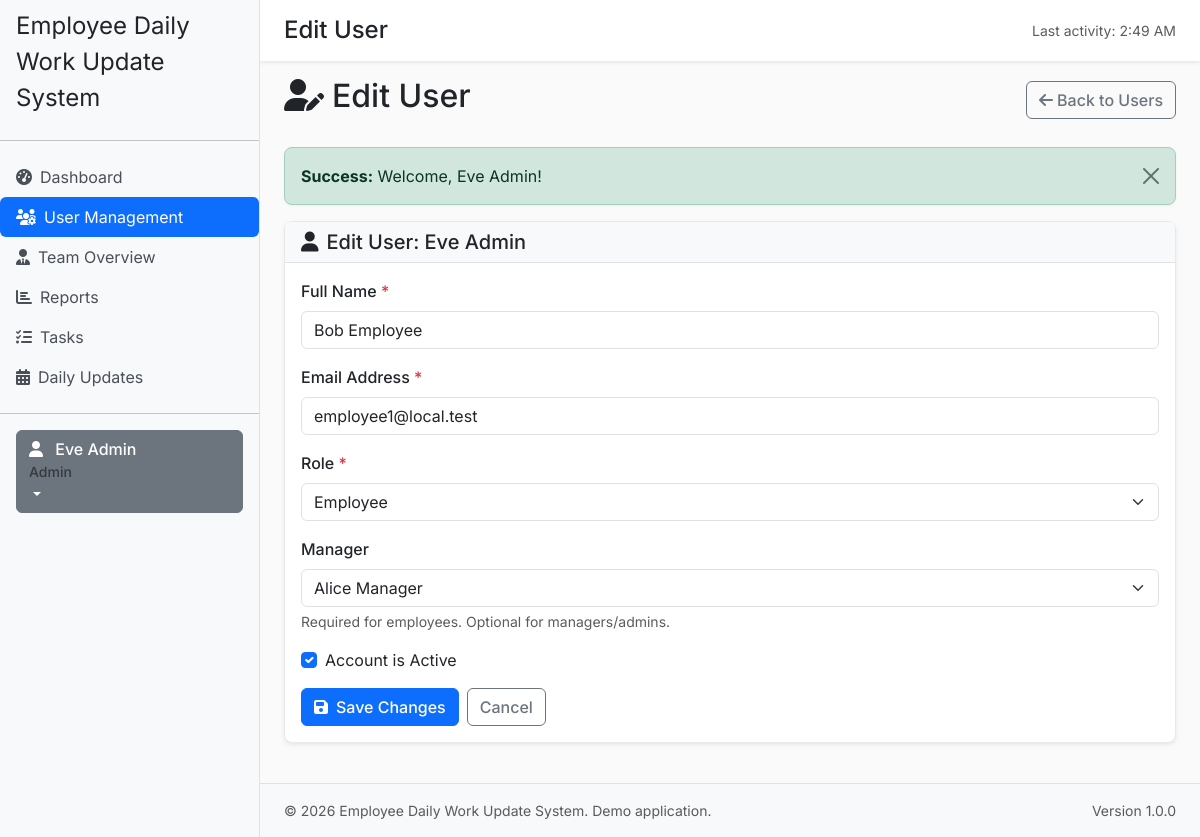
Page /admin/users/edit.php?user_id=2 (signed in) on the committed database.
### tables this page shows
CREATE TABLE `users` (
  `id` int(11) NOT NULL,
  `name` varchar(100) NOT NULL,
  `email` varchar(150) NOT NULL,
  `password_hash` varchar(255) NOT NULL,
  `role` enum('admin','manager','employee') NOT NULL DEFAULT 'employee',
  `manager_id` int(11) DEFAULT NULL,
  `is_active` tinyint(1) NOT NULL DEFAULT 1,
  `created_at` datetime NOT NULL DEFAULT current_timestamp(),
  `updated_at` datetime NOT NULL DEFAULT current_timestamp() ON UPDATE current_timestamp()
);

### includes/validation.php (called while the page is built, shortened)
<?php
function validateInt($value, ?int $min = null, ?int $max = null): int|false {
    if (is_string($value)) {
        $value = trim($value);
    }
    $options = [];
    if ($min !== null) {
        $options['min_range'] = $min;
    }
    $int = filter_var($value, FILTER_VALIDATE_INT, [
        'options' => $options,
    ]);
    return $int;
}
function getBaseUrl(): string {
    return rtrim(APP_URL, '/');
}
function url(string $path): string {
    $path = ltrim($path, '/');
    if ($path === '') {
        return getBaseUrl();
    }
    return getBaseUrl() . '/' . $path;
}

### includes/auth.php (called while the page is built, shortened)
<?php
require_once __DIR__ . '/database.php';
require_once __DIR__ . '/functions.php';
require_once __DIR__ . '/validation.php';
function isLoggedIn(): bool {
    return isset($_SESSION['logged_in']) && $_SESSION['logged_in'] === true;
}
function requireLogin(): void {
    $currentStatus = Database::fetchOne('SELECT is_active FROM users WHERE id = :id', [':id' => $_SESSION['user_id']]);
}
function requireRole(string $requiredRole): void {
    requireLogin();
}
function requireAdmin(): void {
    requireRole(ROLE_ADMIN);
}
function getCurrentUser(): ?array {
    return [
        'id' => $_SESSION['user_id'],
        'email' => $_SESSION['user_email'],
        'name' => $_SESSION['user_name'],
        'role' => $_SESSION['user_role'],
        'manager_id' => $_SESSION['manager_id']
    ];
}
?>

### includes/database.php (called while the page is built, shortened)
<?php
require_once __DIR__ . '/config.php';
class Database {
    private static ?PDO $pdo = null;
    public static function getConnection(): PDO {
        if (self::$pdo === null) {
            $dsn = 'mysql:host=' . DB_HOST . ';dbname=' . DB_NAME . ';charset=utf8mb4';
            try {
                global $pdoOptions;
                $options = $pdoOptions ?? [
                    PDO::ATTR_ERRMODE => PDO::ERRMODE_EXCEPTION,
                    PDO::ATTR_DEFAULT_FETCH_MODE => PDO::FETCH_ASSOC,
                    PDO::ATTR_EMULATE_PREPARES => false,
                ];
                self::$pdo = new PDO($dsn, DB_USER, DB_PASSWORD, $options);
                self::$pdo->exec("SET NAMES utf8mb4");
                self::$pdo->exec("SET time_zone = '+00:00'");
            } catch (PDOException $e) {
                error_log('Database connection failed: ' . $e->getMessage());
                throw new RuntimeException('Database connection unavailable. Please contact support.');
            }
        }
        return self::$pdo;
    }
    public static function query(string $sql, array $params = []): PDOStatement {
        $stmt = self::getConnection()->prepare($sql);
        $stmt->execute($params);
        return $stmt;
    }
    public static function fetchOne(string $sql, array $params = []): ?array {
        $stmt = self::query($sql, $params);
        $row = $stmt->fetch();
        return $row ?: null;
    }
    public static function fetchAll(string $sql, array $params = []): array {
        $stmt = self::query($sql, $params);
        return $stmt->fetchAll();
    }
}
?>

### admin/users/edit.php (the view, shortened to what this page needs)
<?php
require_once __DIR__ . '/../../includes/config.php';
require_once __DIR__ . '/../../includes/database.php';
require_once __DIR__ . '/../../includes/auth.php';
require_once __DIR__ . '/../../includes/functions.php';
require_once __DIR__ . '/../../includes/validation.php';
requireAdmin();
$currentUser = getCurrentUser();
$currentUserId = $currentUser['id'];
$userId = validateInt($_GET['user_id'] ?? 0, 1) ?? 0;
$user = Database::fetchOne(
    "SELECT * FROM users WHERE id = :id",
    [':id' => $userId]
);
$isEditingSelf = ($userId === $currentUserId);
$managers = Database::fetchAll(
    "SELECT id, name FROM users
     WHERE role IN ('admin', 'manager') AND is_active = 1"
     . ($isEditingSelf && $user['role'] === ROLE_EMPLOYEE ? "" : " AND id != :userId"),
    $isEditingSelf && $user['role'] === ROLE_EMPLOYEE ? [] : [':userId' => $userId]
);
$errors = [];
$old = [
    'name' => $user['name'] ?? '',
    'email' => $user['email'] ?? '',
    'role' => $user['role'] ?? ROLE_EMPLOYEE,
    'manager_id' => $user['manager_id'] ?? '',
    'is_active' => $user['is_active'] ?? 1,
];
include __DIR__ . '/../../includes/header.php';
?>
<div class="d-flex justify-content-between align-items-center mb-4">
    <h2><i class="fas fa-user-edit me-2"></i>Edit User</h2>
    <a href="<?php echo url('admin/users.php'); ?>" class="btn btn-outline-secondary">
        <i class="fas fa-arrow-left me-1"></i>Back to Users
    </a>
</div>
<?php echo renderFlash(); ?>
<div class="card shadow-sm">
    <div class="card-header bg-light">
        <h5 class="mb-0"><i class="fas fa-user me-2"></i>Edit User: <?php echo htmlspecialchars($user['name']); ?></h5>
    </div>
    <div class="card-body">
        <form method="POST" action="" class="csrf-protected" novalidate>
            <div class="mb-3">
                <label for="name" class="form-label">Full Name <span class="text-danger">*</span></label>
                <input type="text" class="form-control <?php echo !empty($errors['name']) ? 'is-invalid' : ''; ?>"
                       id="name" name="name" value="<?php echo htmlspecialchars($old['name']); ?>"
                       required maxlength="100">
            </div>
            <div class="mb-3">
                <label for="email" class="form-label">Email Address <span class="text-danger">*</span></label>
                <input type="email" class="form-control <?php echo !empty($errors['email']) ? 'is-invalid' : ''; ?>"
                       id="email" name="email" value="<?php echo htmlspecialchars($old['email']); ?>"
                       required maxlength="150">
            </div>
            <?php if (!$isEditingSelf): ?>
                <div class="mb-3">
                    <label for="role" class="form-label">Role <span class="text-danger">*</span></label>
                    <select class="form-select <?php echo !empty($errors['role']) ? 'is-invalid' : ''; ?>"
                            id="role" name="role" required>
                        <option value="<?php echo ROLE_EMPLOYEE; ?>"
                            <?php echo $old['role'] === ROLE_EMPLOYEE ? 'selected' : ''; ?>>
                            Employee
                        </option>
                    </select>
                </div>
                <div class="mb-3">
                    <label for="manager_id" class="form-label">Manager</label>
                    <select class="form-select" id="manager_id" name="manager_id">
                        <?php foreach ($managers as $manager): ?>
                            <option value="<?php echo $manager['id']; ?>"
                                <?php echo (!empty($old['manager_id']) && $old['manager_id'] == $manager['id']) ? 'selected' : ''; ?>>
                                <?php echo htmlspecialchars($manager['name']); ?>
                            </option>
                        <?php endforeach; ?>
                    </select>
                    <div class="form-text">
                        Required for employees. Optional for managers/admins.
                    </div>
                </div>
                <div class="mb-3 form-check">
                    <input type="checkbox" class="form-check-input" id="is_active" name="is_active"
                           value="1" <?php echo $old['is_active'] ? 'checked' : ''; ?>>
                    <label class="form-check-label" for="is_active">
                        Account is Active
                    </label>
                </div>
            <?php endif; ?>
            <div class="d-flex gap-2">
                <button type="submit" class="btn btn-primary">
                    <i class="fas fa-save me-2"></i>Save Changes
                </button>
                <a href="<?php echo url('admin/users.php'); ?>" class="btn btn-outline-secondary">Cancel</a>
            </div>
        </form>
    </div>
</div>
<?php include __DIR__ . '/../../includes/footer.php'; ?>

### assets/css/style.css (style rules this page uses)
body { background-color: #fafafa; color: #212529; font-family: 'Inter', sans-serif; }
.card { border: 1px solid #e7e9eb; border-radius: 0.5rem; box-shadow: 0 1px 3px rgba(0,0,0,0.05); }

### includes/header.php (style rules this page uses)
body { font-family: 'Inter', sans-serif; }
.card-header { background-color: #f8f9fa; border-bottom: 1px solid #dee2e6; }
.btn { font-weight: 500; }
.form-label { font-weight: 500; margin-bottom: 0.5rem; }

### rows in the picture
users: name "Eve Admin"
users: name "Bob Employee", email "employee1@local.test", role "Employee", manager_id "Alice Manager", is_active "☑"

### other values in the picture
APP_NAME "Employee Daily Work Update System"
$_SESSION['user_name'] "Eve Admin"
$_SESSION['user_role'] "Admin"
$pageTitle "Edit User"
date('g:i A', $_SESSION['last_activity']) "2:49 AM"
$type "Success"
$message "Welcome, Eve Admin!"
